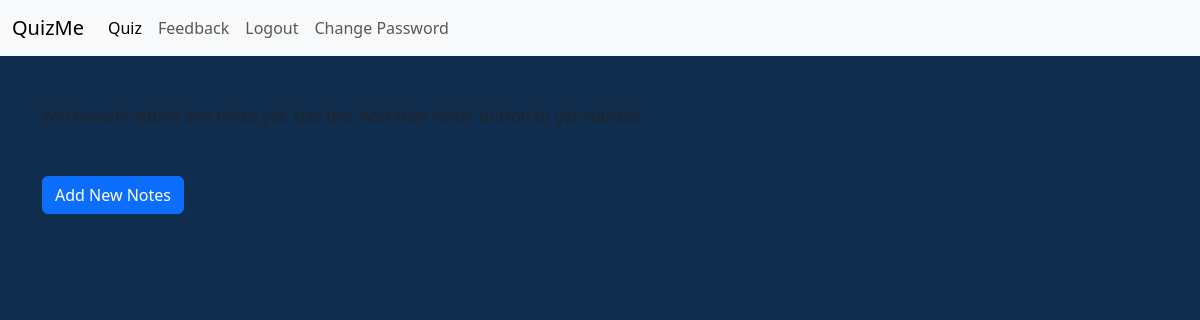
Before: /notes (signed in) with the older database file.
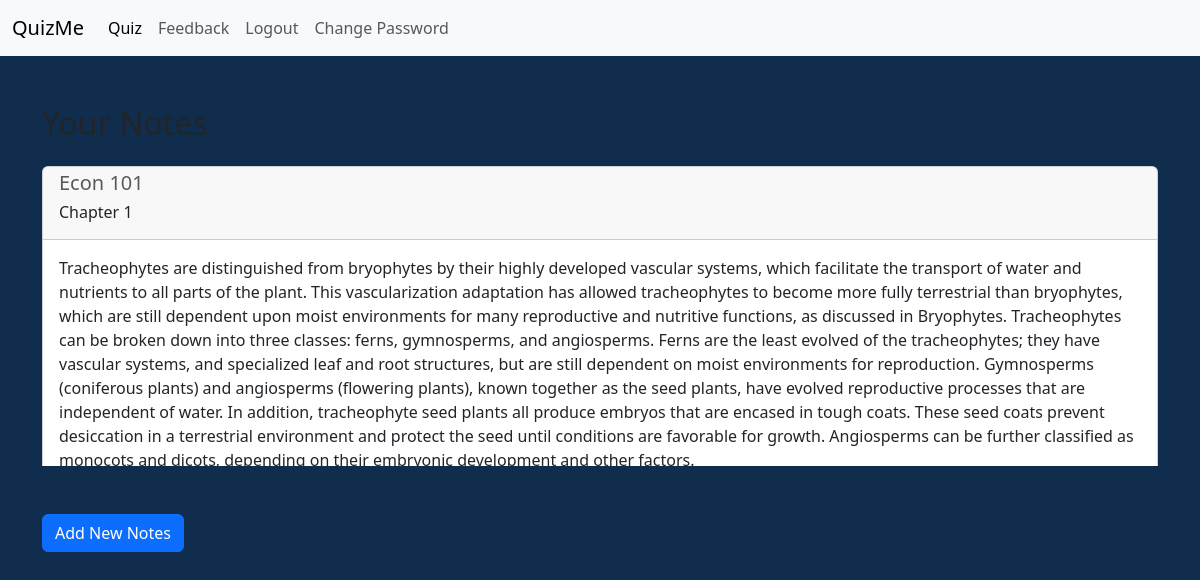
After: the same page with the newer database file.
### main.py (models this page shows)
class NoteList(db.Model):
    __tablename__ = "note_lists"
    id: Mapped[int] = mapped_column(Integer, primary_key=True)
    user_id: Mapped[int] = mapped_column(Integer, db.ForeignKey("users.id"))
    class_name: Mapped[str] = mapped_column(String(250), unique=False, nullable=False)
    title: Mapped[str] = mapped_column(String(250))
    content: Mapped[str] = mapped_column(String())

### main.py (the view, shortened to what this page needs)
@app.route('/notes', methods=["GET", "POST"])
def notes():
    form = NoteInput()
    user_notes = NoteList.query.filter_by(user_id=current_user.id).all()
    return render_template("notes.html", form=form, notes=user_notes)

### main.py (called while the page is built)
@login_manager.user_loader
def load_user(user_id):
    return db.get_or_404(User, user_id)

### templates/notes.html (shortened to what this page needs)
{% include "header.html" %}
{% if notes %}
    <div class="container mt-5">
        <h2 class="mb-4">Your Notes</h2>
        <div class="notes-container" style="max-height: 300px; overflow-y: auto;">
            {% for note in notes %}
                <div class="card mb-3">
                    <div class="card-header">
                        <h5 class="card-subtitle mb-2 text-muted">{{ note.class_name }}</h5>
                        <h6 class="card-title">{{ note.title }}</h6>
                    </div>
                    <div class="card-body">
                        {{ note.content | safe }}
                    </div>
                </div>
            {% endfor %}
        </div>
    </div>
{% else %}
    <div class="container mt-5">
        <p>You haven't added any notes yet. Use the "Add New Note" button to get started!</p>
    </div>
{% endif %}
<div class="container mt-5">
    <button type="button" class="btn btn-primary" data-bs-toggle="modal" data-bs-target="#addNoteModal">
        Add New Notes
    </button>
</div>

Changed rows visible on the page:
added NoteList: class_name "Econ 101", title "Chapter 1", content "Tracheophytes are distinguished from bryophytes by their highly developed vascular systems, which facilitate the transport of water and nutrients to all parts of the plant. This vascularization adaptation has allowed tracheophytes to become more fully terrestrial than bryophytes, which are still dependent upon moist environments for many reproductive and nutritive functions, as discussed in Bryophytes. Tracheophytes can be broken down into three classes: ferns, gymnosperms, and angiosperms. Ferns are the least evolved of the tracheophytes; they have vascular systems, and specialized leaf and root structures, but are still dependent on moist environments for reproduction. Gymnosperms…"
